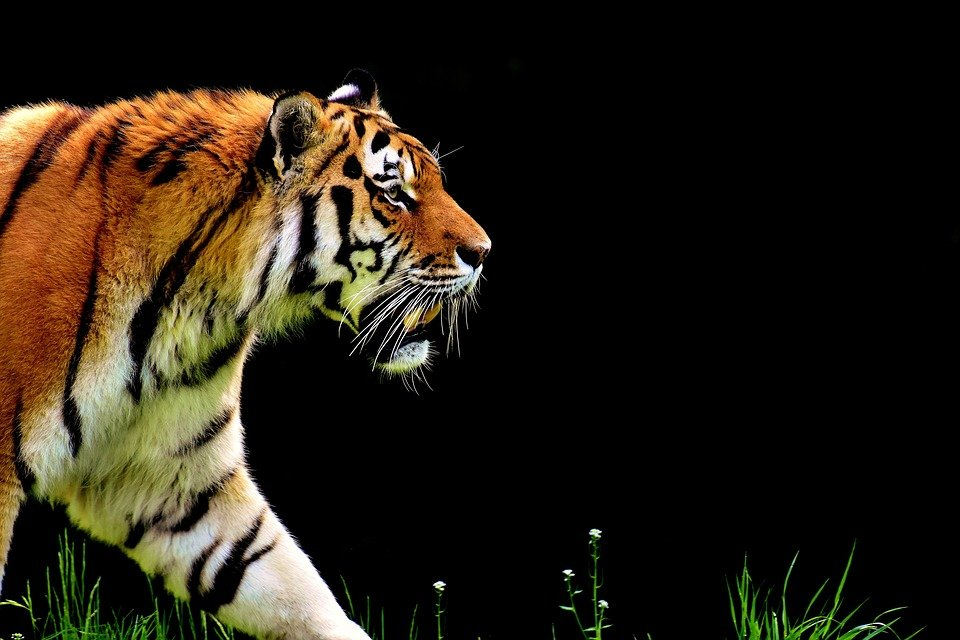
#> input picture 4to/procesamiento_de_imagenes/1ra.parcial/1er.tema/tigre/Tigre.jpg, 960 x 640 px
$ python translation.py
#> lines starting #> are read from the running program, lines starting #| are printed output that depends on the picture
import cv2
import numpy as np


img = cv2.imread('Tigre.jpg')
#> img is the input picture: shape (640, 960, 3); mean B, G, R 20.2, 32.2, 39.5
cv2.imshow('Tigre',img)

#              1ra forma de hacerlo
#img2=cv2.rotate(img, cv2.ROTATE_90_COUNTERCLOCKWISE)
#cv2.imshow('tigre volteado 90 grados', img2)

num_rows, num_cols= img.shape[:2]
#> num_rows = 640; num_cols = 960
translation_matrix= np.float32([[-1,0,960], [0,1,0]])
print(translation_matrix)

img2=cv2.warpAffine(img, translation_matrix, (num_cols, num_rows))
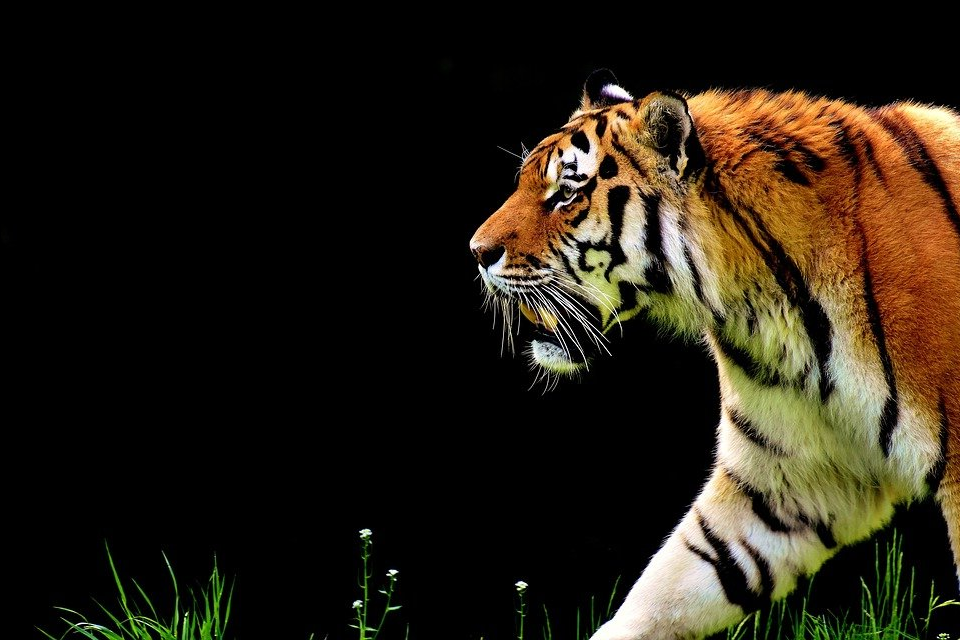
#> img2: shape (640, 960, 3); mean B, G, R 20.2, 32.1, 39.4
cv2.imshow('tigre volteado 45 grados', img2)


# [6 lines of commented-out code are left out]
cv2.waitKey(0)
